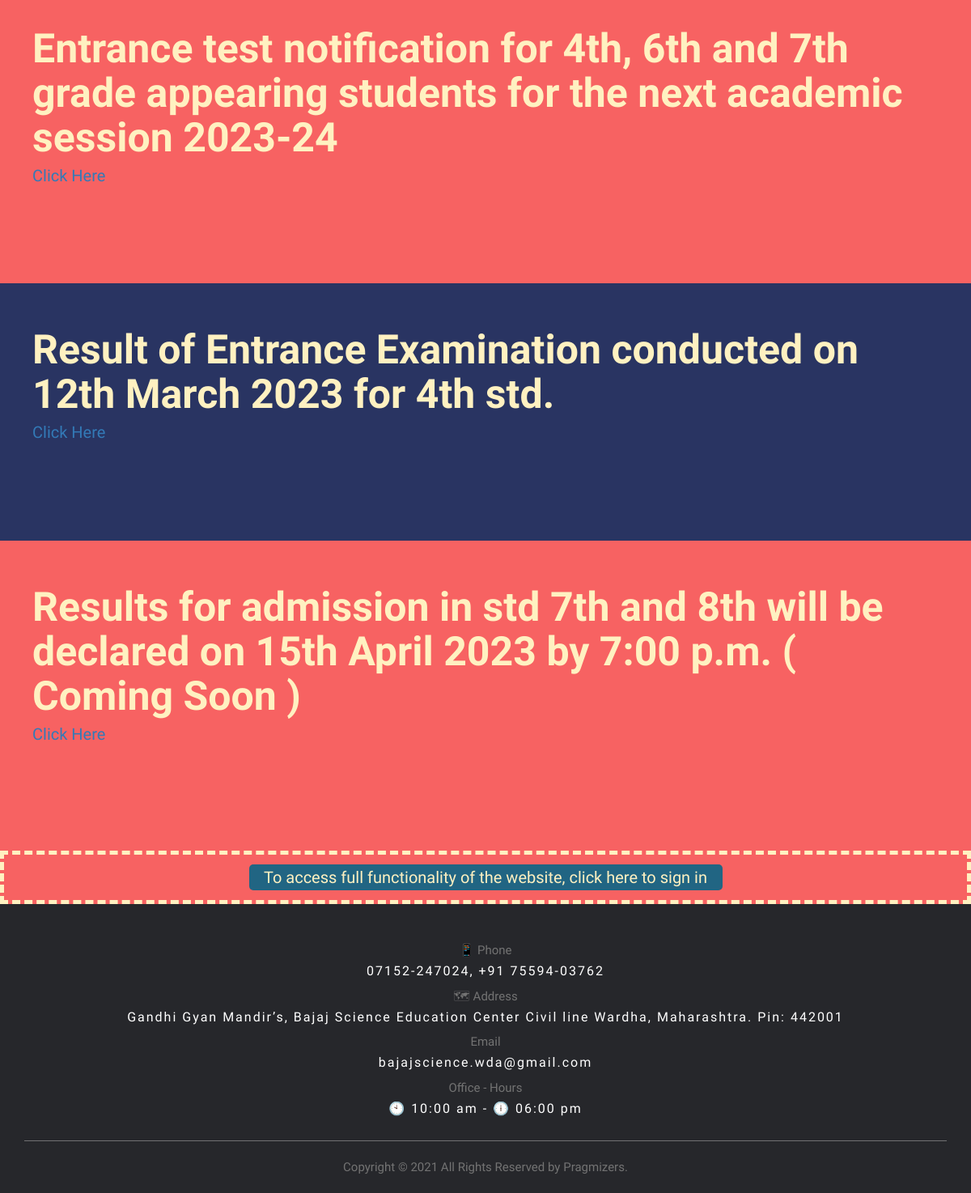
/NoticeBoard/ (lower part), run on an earlier commit of the app's database.
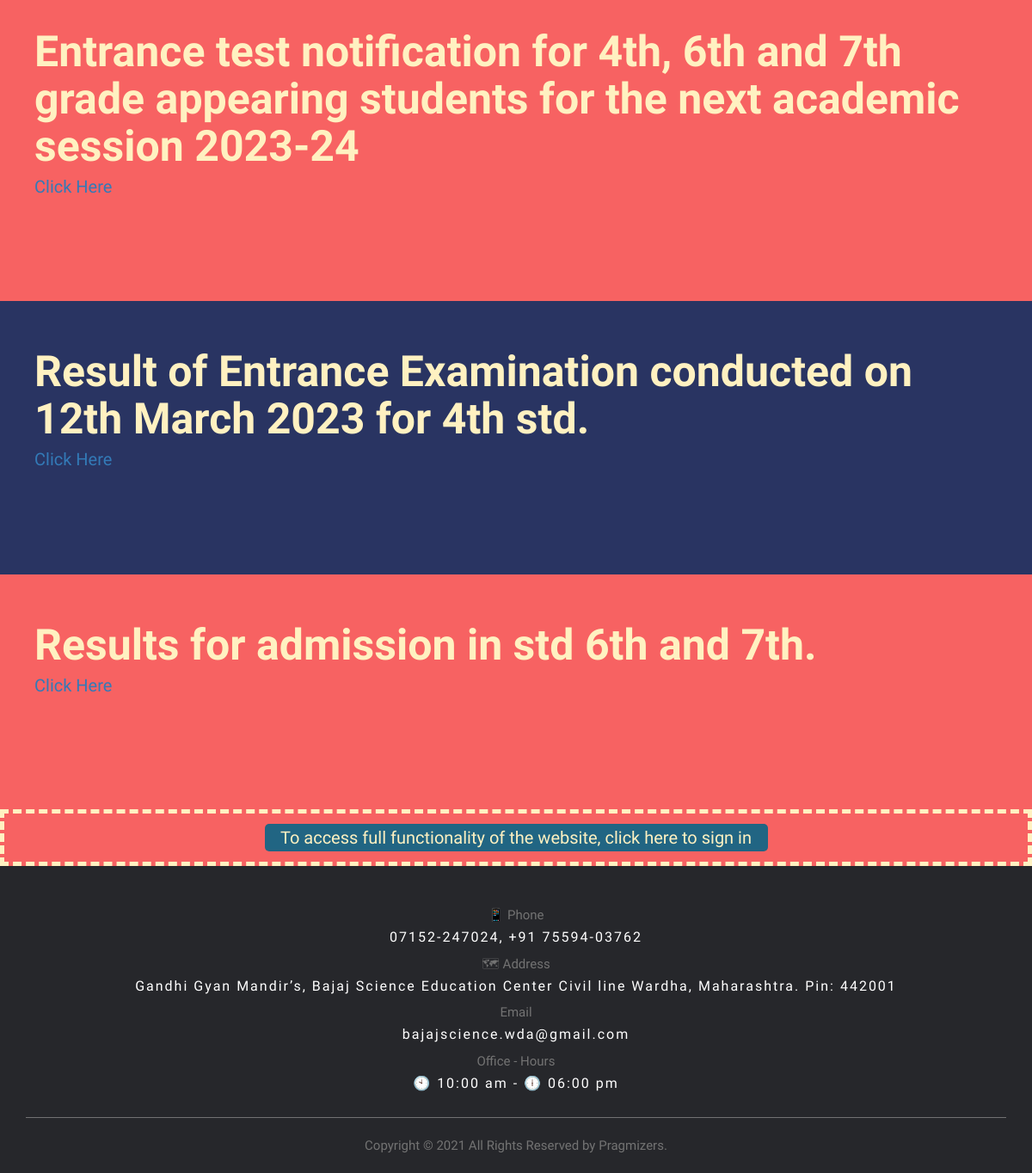
And on a later commit of the database.
### BajajScienceCentre/models.py (models this page shows, shortened)
class Notice(models.Model):
    title = models.CharField(max_length=200)
    message = models.CharField(max_length=1000, null=True)

### BajajScienceCentre/views.py (the view)
# urls.py: path('NoticeBoard/', views.noticeBoard),
def noticeBoard(request):
    context = {'Title':'Notice Board'}
    trivia = list(Trivia.objects.all())
    if(len(trivia) > 0):
        context['triviaTitle'] = trivia[0].title
        context['trivia']      = trivia[0].message
    notices = list(Notice.objects.all())
    formattedNotices = []
    for i in range (0, len(notices)):
        num = 0;
        if(i % 2 == 1):
            num = 2
        formattedNotices.append({'Notice': notices[i],
                                 'colour': num,
                                 })
    context['notices'] = formattedNotices
    return(render(request, 'noticeBoard.html', context))

### templates/noticeBoard.html (shortened to what this page needs)
{% extends "format.html" %}
{% load static %}
{% block body %}
{% for notice in notices %}
{% if notice.colour == 0 %}
<div class="general hoverShadow hUnderline" style="padding: 50px 0px 125px 0px;">
{% elif notice.colour == 1 %}
<div class="general blue1 hoverShadow hUnderline" style="padding: 50px 0px 125px 0px;">
{% else %}
<div class="general blue2 hoverShadow hUnderline" style="padding: 50px 0px 125px 0px;">
{% endif %}
  <h1><strong>{{notice.Notice.title}}</strong></h1>
  <p><a href="{{notice.Notice.message}}">Click Here</a></p>
</div>
{% endfor %}
{% endblock %}

### templates/format.html (shortened to what this page needs)
<!DOCTYPE html>
<html>
  <head>
    {% load static %}
    <link rel="stylesheet" href="https://unpkg.com/swiper/swiper-bundle.min.css"/>
    <link rel="stylesheet" href="https://maxcdn.bootstrapcdn.com/bootstrap/3.3.7/css/bootstrap.min.css">
    <link href="{% static 'CSS/main31.css' %}" rel = "stylesheet" type = "text/css">
    <link href="{% static 'CSS/slider.css' %}" rel = "stylesheet" type = "text/css">
    <link href="{% static 'CSS/home.css' %}" rel = "stylesheet" type = "text/css">
    <link href="{% static 'CSS/laboratories.css' %}" rel = "stylesheet" type = "text/css">
  </head>
  <body>
    {% block body %}
    {% endblock %}
    {% block loginData %}
      {% if user.is_superuser %}
      <div class="notice">
        <h1 class='link' onclick="location.href='/manageWebsite'">Welcome {{user.first_name}}, Click here to manage website</h1>
        <h1 class='link subsidiary' onclick="location.href='/logout'">Not {{user.first_name}}? Click here to logout</h1>
      </div>
      {% elif user.is_authenticated %}
        <div class="notice">
          <h1 class='link' onclick="location.href='/StudentSection/simulations'">Welcome {{user.first_name}}. Click here to go to Simulations</h1>
          <h1 class='link subsidiary' onclick="location.href='/logout'">Not {{user.first_name}}? Click here to logout</h1>
        </div>
      {% else %}
        <div class="notice">
          <h1 class='link' onclick="location.href='/login'">To access full functionality of the website, click here to sign in</h1>
        </div>
      {% endif %}
    {% endblock %}
    {% block footer %}
    <div class="site-footer">
      <div class="container">
            <div style="display: flex; flex-direction: column; align-items: flex-start;">
              <div>
                📱 Phone<br>
                <h6>07152-247024, +91 75594-03762</h6>
              </div>
              <div>
                    🗺  Address<br>
                  <h6> Gandhi Gyan Mandir’s, Bajaj Science Education Center Civil line Wardha, Maharashtra. Pin: 442001</h6>
                </div>
            </div>
            <div style="display: flex; flex-direction: column; align-items: flex-start; text-align: left;">
              <div href="">
                Email<br>
                <h6 style="text-transform: lowercase;">bajajscience.wda@gmail.com</h6>
              </div>
              <div href="" >
                  Office - Hours<br>
                  <h6>🕙 10:00 am - 🕕 06:00 pm</h6>
              </div>
            </div>
        <hr>
      </div>
      <div class="container">
        <div class="row">
            <p class="copyright-text">Copyright &copy; 2021 All Rights Reserved by
            <a href="#">Pragmizers</a>.
            </p>
        </div>
      </div>
    </div>
    {% endblock %}
  </body>
</html>

### static/CSS/main31.css (style rules this page uses)
body, div, table, h1, h2 { margin: 0px; margin: auto; font-family: 'Carme', sans-serif; text-align: center; }
body { background-color: #FFF1C1; }
div.general { width: 100%; background-color: #F76262; color: #FFF1C1; text-align: left; margin-top: -11px; padding: 45px 0px 75px 0px; cursor: default; }
div.general.blue2 { background-color: #293462; }
div.general h1 { text-align: left; font-size: 50px; margin: 5px 40px; }
div.general p { text-align: left; font-size: 20px; margin: 5px 40px; }
div.notice { background-color: #F76262; text-align: center; align-content: center; padding: 10px; border: 5px dashed #FFF1C1; }
div.notice h1.link { font-size: 20px; color: #FFF1C1; padding: 5px; background-color: #216583; border-radius: 5px; width: 50%; margin-top: 2px; margin-bottom: 2px; }

### static/CSS/slider.css (style rules this page uses)
html, body { position: relative; height: 100%; }
body { background: #eee; font-family: Helvetica Neue, Helvetica, Arial, sans-serif; font-size: 14px; color: #000; margin: 0; padding: 0; }
.site-footer { background-color:#26272b; padding:45px 0 20px; font-size:15px; line-height:24px; color:#737373; }
.site-footer hr { border-top-color:#bbb; opacity:0.5 }
.row { display: flex; justify-content: space-around; }
.site-footer h6 { color:#fff; font-size:16px; margin-top:5px; letter-spacing:2px }
.site-footer a { color:#737373; }
.copyright-text { margin:0 }

### static/CSS/laboratories.css (style rules this page uses)
:root { --d: 700ms; --e: cubic-bezier(0.19, 1, 0.22, 1); --font-sans: 'Rubik', sans-serif; --font-serif: 'Cardo', serif; }
* { box-sizing: border-box; }

### templates/format.html (style rules this page uses)
h1 { overflow-y: hidden !important; }

What changed in the data, as far as the page shows it:
removed Notice: Notice "Results for admission in std 7th and 8th will be declared on 15th April 2023 by 7:00 p.m. ( Coming Soon )"
added Notice: Notice "Results for admission in std 6th and 7th."
